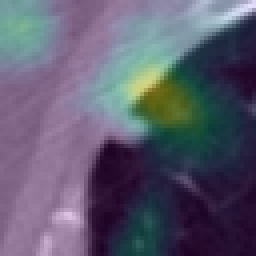
#> input picture results/Original/GradCAM/2_9/FP/115583_0_T0_FP_attention.png, 64 x 64 px (shown 4 times larger)
$ python pid_analysis.py
#> lines starting #> are read from the running program, lines starting #| are printed output that depends on the picture
# coding: utf-8
""" MIT License """
'''
    Project: Parenchymal Attention Network
    Authors: Axel Masquelin
    Description: Image manipulation and visualization function
'''
# Libraries
# ---------------------------------------------------------------------------- #
# from PIL import Image
import matplotlib.pyplot as plt
import numpy as np
import pandas as pd
import scipy.stats
import os, cv2, glob
# ---------------------------------------------------------------------------- #
def resaveAttention(img, image_name, folderpath):
    img = cv2.cvtColor(img, cv2.COLOR_BGR2RGB)
    plt.imshow(img, vmin = 150 , vmax = 255)
    plt.colorbar()
    plt.savefig(image_name)
    plt.close()


# [25 lines left out: function data_load, not called in this run]

def get_imagedata(imgfiles, flag_cv2plt = False):

#> called with flag_cv2plt = True
    df_imgs = pd.DataFrame()
    timepoint = []
    sliceview = []
    imgname = []
    pid = []
    ca = []

    for imgfile in files:
        img = cv2.imread(imgfile)
#> img is the input picture: shape (64, 64, 3); mean B, G, R 110.7, 91.4, 92.9
        imgname = imgfile.split('/')[-1]
        pid.append(int(imgname.split('_')[0]))
        timepoint.append(imgname.split('_')[1])
        sliceview.append(imgname.split('_')[3])
        ca.append(imgname.split('_')[4])

        image_type = imgfile.split('_')[-1]
        # print(image_type)
        if flag_cv2plt:
            if image_type == 'attention.png':
                resaveAttention(img, imgfile, imgfolder)
#> in resaveAttention, `plt.savefig(image_name)`:
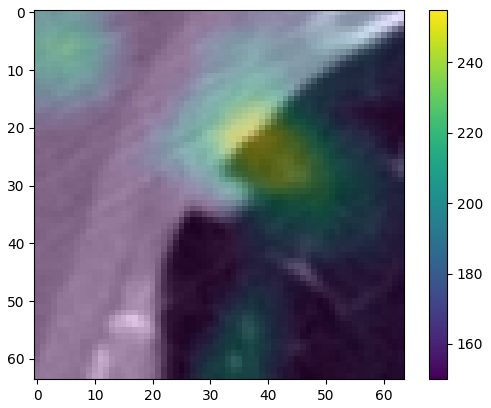
#> figure drawn by matplotlib, 2 panels

    df_imgs['pid'] = pid
    df_imgs['yr'] = timepoint
    df_imgs['sliceview'] = sliceview
    df_imgs['ca'] = ca

    return df_imgs

# [82 lines left out: functions eval_MetaData, ttests, not called in this run]

if __name__ == '__main__':
    methods = [
        'Original/',
        'OtsuMask/16x/',
        'OtsuMask/32x/',
        'OtsuMask/48x/',
        'OtsuMask/64x/',
        'BlockMask/16x/',
        'BlockMask/32x/',
        'BlockMask/48x/',
        'BlockMask/64x/',
    ]

    subfolders = [
        'GradCAM/FP/',
        'GradCAM/FN/',
        'GradCAM/TP/',
        'GradCAM/TN/',
    ]

    variables = {
            'pid': 'pid',
            'age': 'age',
            'pack_years': 'pkyr',
            'gender': 'gender',
            'nodule_size': 'SCT_LONG_DIA',
            'abnormalities': 'SCT_AB_DESC',
            'Kilo_VP': 'kvp',
            'slice_thickness': 'reconthickness',
            'Tube_Current': 'mas',
            'attenuation': 'SCT_PRE_ATT',
            'selected': 'selected'
    }

    Abn_features = {     #List of Abnormal Description Found in NLST dataset
        1: 'Soft Tissue',
        2: 'Ground Glass',
        3: 'Mixed',
        4: 'Fluid/Water',
        6: 'Fat Count',
        7: 'Other Tissue Count',
        9: 'Unable to Determine Count',
        51:'Non-calcified Nodule or mass (opacity >= 4mm diameter)',
        52:'Non-calcified micronodule(s) (opacity < 4mm diameter)',
        53:'Benign Lung Nodule(s)',
        54:'Atelectasis, segmental or greater',
        55:'Pleural thickening or effusion',
        56:'Non-calcified hilar/mediastinal adenopathy or mass (>= 10mm short axis)',
        57:'Chest Wall Abnormality (bone destruction, metastisis)',
        58:'Consolidation',
        59:'Emphysema',
        60:'Significant Cardiovascular abnormality',
        61:'Reticular or reticulonodular opacities, honeycombing, fibrosis',
        62:'6 or more nodules, not suspicious for cancer',
        63:'other potentially significant abnormality above diaphram',
        64:' other potentially significant abnormalities below diaphram',
        65:'Other minor abnormalities'
    }


    flag_cv2plt = True

    resultspath = os.path.split(os.getcwd())[0] + '/results/'

    folder_cohort = os.path.split(os.getcwd())[0] + '/Cohort Data/'
    files_cohort = glob.glob(folder_cohort + "/*.csv")

    for method in methods:
        diam_arr = []
        pkyr_arr = []
        age_arr = []
        for subfolder in subfolders:
            print('Evaluating %s'%(method + subfolder))
            imgfolder = resultspath + method + subfolder
            files = glob.glob(imgfolder + '*.png')


            df_imgs = get_imagedata(files, flag_cv2plt = flag_cv2plt)
#> (the run stopped early here; a loop or call above may not have finished)
